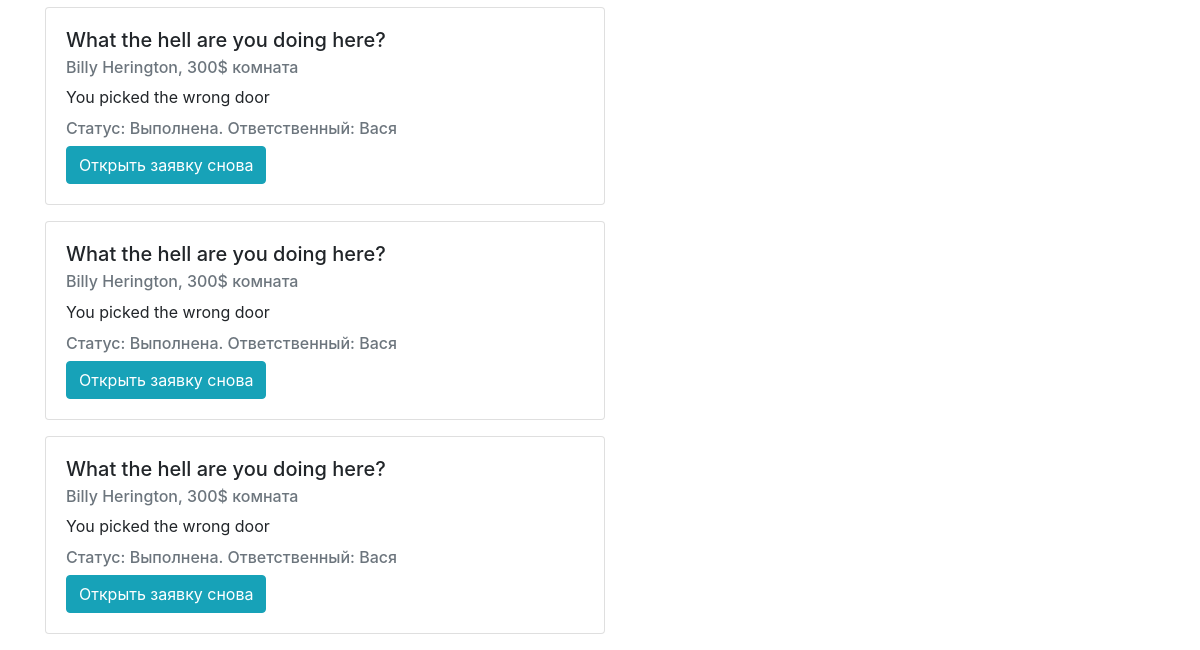
Before: /finished (signed in, lower part) with the older database file.
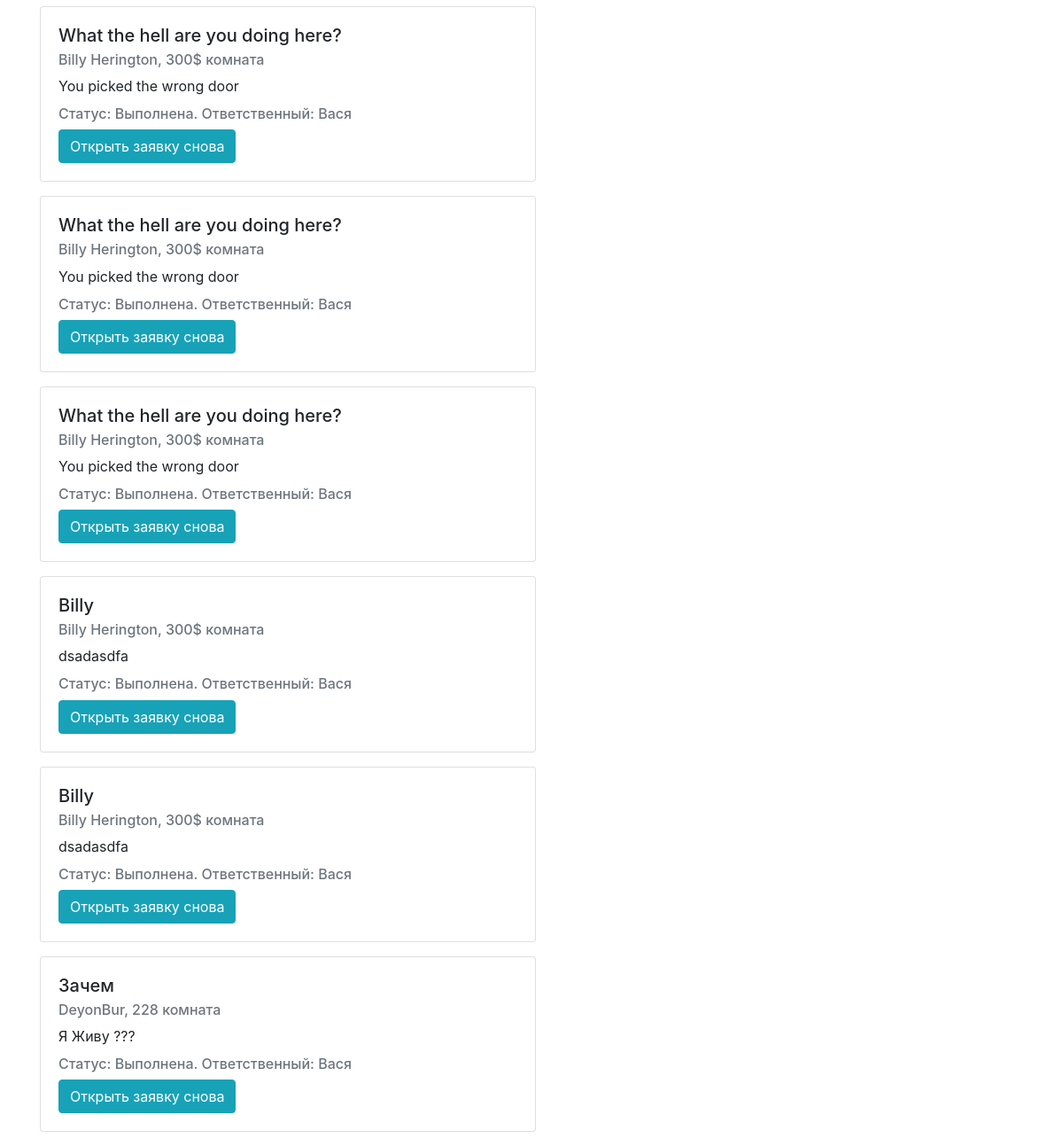
After: the same page with the newer database file.
### app/models.py (models this page shows, shortened)
class Claim(models.Model):
    text = models.TextField()
    name = models.CharField(max_length=255)
    house = models.CharField(max_length=255)
    user = models.ForeignKey(User, on_delete=models.CASCADE)
    status = models.CharField(max_length=255)
    moder = models.ForeignKey(User, on_delete=models.CASCADE, related_name='moders', default=None, blank=True,
                              null=True)
    likes = models.ManyToManyField(User, related_name='likes')

### app/views.py (the view)
# urls.py: path('finished', indexModerFinished),
def indexModerFinished(request):
    return indexModerRender(request, 'finished')

### app/views.py (called while the page is built, shortened)
@register.filter(name='lookup')
def lookup(value, arg):
    return value[arg]

def indexModerRender(request, status):
    if request.user.is_authenticated and request.user.groups.filter(name='moders').exists():
        if request.method == 'GET':
            claims = Claim.objects.all()
            if status == 'new':
                claims = Claim.objects.filter(status=status)
            if status == 'finished' or status == 'processed':
                claims = Claim.objects.filter(status=status, moder=request.user)
            section = status
            statusRus = dict()
            statusRus['new'] = 'На рассмотрении'
            statusRus['processed'] = 'В работе'
            statusRus['finished'] = 'Выполнена'
            return render(request, "indexModer.html",
                          {'claims': claims, 'username': request.user.username, 'section': section,
                           'statusRus': statusRus})
    else:
        return redirect('/login')

### app/templates/indexModer.html (shortened to what this page needs)
<!DOCTYPE html>
<html lang="en">
<head>
    <link href="/open-iconic/font/css/open-iconic-bootstrap.css" rel="stylesheet">
    <link rel="stylesheet" href="https://maxcdn.bootstrapcdn.com/bootstrap/4.0.0/css/bootstrap.min.css"
>
</head>
<body>
<div class="container">
    {% for claim in claims %}
    <form method="POST">
        <div class="card" style="width: 35rem;">
            <div class="card-body">
                <h5 class="card-title">{{claim.name}}</h5>
                <h6 class="card-subtitle mb-2 text-muted">{{claim.user.username}}, {{claim.house}} комната</h6>
                <p class="card-text">{{claim.text}}</p>
                {% if claim.status != 'new' %}
                <h6 class="card-subtitle mb-2 text-muted">Статус: {{ statusRus|lookup:claim.status }}. Ответственный:
                    {{claim.moder}}</h6>
                {%endif%}
                {% if section == 'finished' %}
                <input type="submit" name="open" value="Открыть заявку снова" class="btn btn-info">
                {% endif %}
            </div>
        </div>
    </form>
    {% endfor %}
</div>
</body>
</html>

Changed rows visible on the page:
now on this page (row edited): Claim: name "Billy", user.username "Billy Herington", house "300$", text "dsadasdfa", status "Выполнена", moder "Вася"
now on this page (row edited): Claim: name "Billy", user.username "Billy Herington", house "300$", text "dsadasdfa", status "Выполнена", moder "Вася"
now on this page (row edited): Claim: name "Зачем", user.username "DeyonBur", house "228", text "Я Живу ???", status "Выполнена", moder "Вася"
